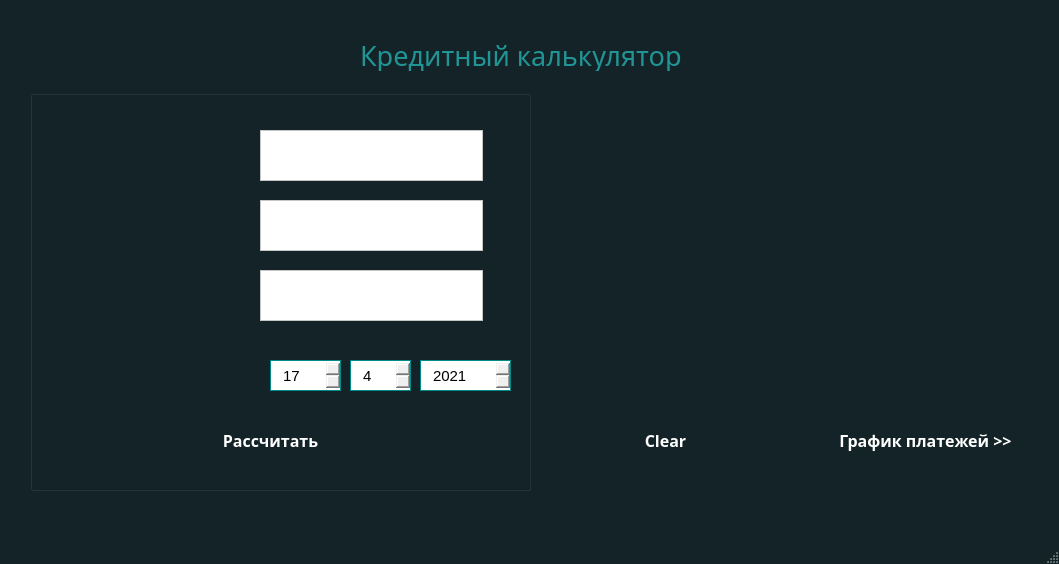
<?xml version="1.0" encoding="UTF-8"?>
<ui version="4.0">
 <class>MyProject</class>
 <widget class="QMainWindow" name="MyProject">
  <property name="enabled">
   <bool>true</bool>
  </property>
  <property name="geometry">
   <rect>
    <x>0</x>
    <y>0</y>
    <width>1059</width>
    <height>564</height>
   </rect>
  </property>
  <property name="cursor">
   <cursorShape>ArrowCursor</cursorShape>
  </property>
  <property name="windowTitle">
   <string>MyProject</string>
  </property>
  <property name="styleSheet">
   <string notr="true">QMainWindow{background-color: rgb(20, 35, 39);}

QWidget#centralwidget{background-image: url(:/resources/img/амва.PNG);}
QGroupBox{background-image: url(:/resources/img/амва.PNG);}

QPushButton {
color: rgb(255, 255, 255);
     /*border: 2px solid #008B8B;*/
     border-radius: 6px;
     background-color: qlineargradient(x1: 0, y1: 0, x2: 0, y2: 1,
                                       stop: 0 #99f0ee, stop: 1 #008B8B);
     min-width: 80px;
 }

 QPushButton:pressed {
     background-color: qlineargradient(x1: 0, y1: 0, x2: 0, y2: 1,
                                       stop: 0 #008B8B, stop: 1 #99f0ee);
 }

 QPushButton:flat {
     border: none; /* для плоской кнопки границы нет */
 }
 QPushButton:default {
     border-color: navy; /* делаем кнопку по умолчанию выпуклой */
 }


QLabel{color: rgb(20, 35, 39);}

QLineEdit{
border: 1px solid /*rgb(89, 145, 166);*/ rgb(197, 197, 197);
border-radius: 40px;
padding-left: 20px;
padding-right: 20px;
}
QLineEdit:hover{
border: 1px solid rgb(61, 105, 125);
border-radius: 40px;
padding-left: 20px;
padding-right: 20px;
}
QLineEdit:focus{
border: 2px solid rgb(106, 209, 208);
border-radius: 40px;
padding-left: 20px;
padding-right: 20px;
}

QSpinBox{
border: 1px solid #008B8B;
border-radius: 20px;
padding-left: 10px;
padding-right: 10px;
}
</string>
  </property>
  <widget class="QWidget" name="centralwidget">
   <widget class="QGroupBox" name="groupBox">
    <property name="geometry">
     <rect>
      <x>30</x>
      <y>90</y>
      <width>501</width>
      <height>401</height>
     </rect>
    </property>
    <property name="title">
     <string/>
    </property>
    <widget class="QPushButton" name="clickCalc">
     <property name="geometry">
      <rect>
       <x>170</x>
       <y>330</y>
       <width>141</width>
       <height>41</height>
      </rect>
     </property>
     <property name="font">
      <font>
       <family>GOST type B (plotter)</family>
       <pointsize>12</pointsize>
       <weight>75</weight>
       <bold>true</bold>
      </font>
     </property>
     <property name="cursor">
      <cursorShape>PointingHandCursor</cursorShape>
     </property>
     <property name="toolTip">
      <string>&lt;html&gt;&lt;head/&gt;&lt;body&gt;&lt;p&gt;Рассчитать ежемесячный платеж, общую сумму выплат и переплату по кредиту&lt;/p&gt;&lt;/body&gt;&lt;/html&gt;</string>
     </property>
     <property name="text">
      <string>Рассчитать</string>
     </property>
    </widget>
    <widget class="QLabel" name="label_1">
     <property name="enabled">
      <bool>true</bool>
     </property>
     <property name="geometry">
      <rect>
       <x>20</x>
       <y>40</y>
       <width>161</width>
       <height>51</height>
      </rect>
     </property>
     <property name="font">
      <font>
       <family>GOST type B (plotter)</family>
       <pointsize>12</pointsize>
       <weight>50</weight>
       <bold>false</bold>
      </font>
     </property>
     <property name="layoutDirection">
      <enum>Qt::LeftToRight</enum>
     </property>
     <property name="styleSheet">
      <string notr="true"/>
     </property>
     <property name="frameShape">
      <enum>QFrame::NoFrame</enum>
     </property>
     <property name="lineWidth">
      <number>1</number>
     </property>
     <property name="text">
      <string>Сумма кредита</string>
     </property>
     <property name="textFormat">
      <enum>Qt::MarkdownText</enum>
     </property>
     <property name="alignment">
      <set>Qt::AlignLeading|Qt::AlignLeft|Qt::AlignVCenter</set>
     </property>
    </widget>
    <widget class="QLineEdit" name="credit_sum">
     <property name="geometry">
      <rect>
       <x>230</x>
       <y>40</y>
       <width>223</width>
       <height>51</height>
      </rect>
     </property>
     <property name="font">
      <font>
       <family>MS Sans Serif</family>
       <pointsize>12</pointsize>
      </font>
     </property>
     <property name="text">
      <string/>
     </property>
     <property name="maxLength">
      <number>32767</number>
     </property>
     <property name="echoMode">
      <enum>QLineEdit::Normal</enum>
     </property>
     <property name="alignment">
      <set>Qt::AlignRight|Qt::AlignTrailing|Qt::AlignVCenter</set>
     </property>
     <property name="cursorMoveStyle">
      <enum>Qt::VisualMoveStyle</enum>
     </property>
    </widget>
    <widget class="QLabel" name="label_2">
     <property name="geometry">
      <rect>
       <x>20</x>
       <y>120</y>
       <width>180</width>
       <height>27</height>
      </rect>
     </property>
     <property name="font">
      <font>
       <family>GOST type B (plotter)</family>
       <pointsize>12</pointsize>
       <weight>50</weight>
       <bold>false</bold>
      </font>
     </property>
     <property name="styleSheet">
      <string notr="true"/>
     </property>
     <property name="frameShape">
      <enum>QFrame::NoFrame</enum>
     </property>
     <property name="lineWidth">
      <number>1</number>
     </property>
     <property name="text">
      <string>Сроки выплат</string>
     </property>
     <property name="textFormat">
      <enum>Qt::MarkdownText</enum>
     </property>
     <property name="alignment">
      <set>Qt::AlignBottom|Qt::AlignLeading|Qt::AlignLeft</set>
     </property>
    </widget>
    <widget class="QLineEdit" name="credit_terms">
     <property name="geometry">
      <rect>
       <x>230</x>
       <y>110</y>
       <width>223</width>
       <height>51</height>
      </rect>
     </property>
     <property name="font">
      <font>
       <family>MS Sans Serif</family>
       <pointsize>12</pointsize>
      </font>
     </property>
     <property name="text">
      <string/>
     </property>
     <property name="alignment">
      <set>Qt::AlignRight|Qt::AlignTrailing|Qt::AlignVCenter</set>
     </property>
    </widget>
    <widget class="QLineEdit" name="percent">
     <property name="geometry">
      <rect>
       <x>230</x>
       <y>180</y>
       <width>223</width>
       <height>51</height>
      </rect>
     </property>
     <property name="font">
      <font>
       <family>MS Sans Serif</family>
       <pointsize>12</pointsize>
      </font>
     </property>
     <property name="styleSheet">
      <string notr="true"/>
     </property>
     <property name="text">
      <string/>
     </property>
     <property name="alignment">
      <set>Qt::AlignRight|Qt::AlignTrailing|Qt::AlignVCenter</set>
     </property>
    </widget>
    <widget class="QLabel" name="label_3">
     <property name="geometry">
      <rect>
       <x>20</x>
       <y>170</y>
       <width>201</width>
       <height>58</height>
      </rect>
     </property>
     <property name="font">
      <font>
       <family>GOST type B (plotter)</family>
       <pointsize>12</pointsize>
       <weight>50</weight>
       <bold>false</bold>
      </font>
     </property>
     <property name="text">
      <string>Процентная ставка</string>
     </property>
    </widget>
    <widget class="QLabel" name="label_5">
     <property name="geometry">
      <rect>
       <x>460</x>
       <y>50</y>
       <width>41</width>
       <height>41</height>
      </rect>
     </property>
     <property name="font">
      <font>
       <family>MS Sans Serif</family>
       <pointsize>10</pointsize>
      </font>
     </property>
     <property name="text">
      <string>руб.</string>
     </property>
    </widget>
    <widget class="QLabel" name="label_6">
     <property name="geometry">
      <rect>
       <x>460</x>
       <y>120</y>
       <width>31</width>
       <height>41</height>
      </rect>
     </property>
     <property name="font">
      <font>
       <family>MS Sans Serif</family>
       <pointsize>10</pointsize>
      </font>
     </property>
     <property name="text">
      <string>мес.</string>
     </property>
    </widget>
    <widget class="QLabel" name="label_7">
     <property name="geometry">
      <rect>
       <x>460</x>
       <y>190</y>
       <width>21</width>
       <height>41</height>
      </rect>
     </property>
     <property name="font">
      <font>
       <family>MS Sans Serif</family>
       <pointsize>10</pointsize>
      </font>
     </property>
     <property name="text">
      <string>%</string>
     </property>
    </widget>
    <widget class="QLabel" name="label_4">
     <property name="geometry">
      <rect>
       <x>10</x>
       <y>270</y>
       <width>222</width>
       <height>27</height>
      </rect>
     </property>
     <property name="font">
      <font>
       <family>GOST type B (plotter)</family>
       <pointsize>12</pointsize>
       <weight>50</weight>
       <bold>false</bold>
      </font>
     </property>
     <property name="text">
      <string>Дата начала выплат:</string>
     </property>
    </widget>
    <widget class="QSpinBox" name="day">
     <property name="geometry">
      <rect>
       <x>240</x>
       <y>270</y>
       <width>71</width>
       <height>31</height>
      </rect>
     </property>
     <property name="font">
      <font>
       <family>MS Sans Serif</family>
       <pointsize>11</pointsize>
      </font>
     </property>
     <property name="cursor">
      <cursorShape>PointingHandCursor</cursorShape>
     </property>
     <property name="minimum">
      <number>1</number>
     </property>
     <property name="maximum">
      <number>31</number>
     </property>
     <property name="value">
      <number>17</number>
     </property>
    </widget>
    <widget class="QSpinBox" name="month">
     <property name="geometry">
      <rect>
       <x>320</x>
       <y>270</y>
       <width>61</width>
       <height>31</height>
      </rect>
     </property>
     <property name="font">
      <font>
       <family>MS Sans Serif</family>
       <pointsize>11</pointsize>
      </font>
     </property>
     <property name="cursor">
      <cursorShape>PointingHandCursor</cursorShape>
     </property>
     <property name="minimum">
      <number>1</number>
     </property>
     <property name="maximum">
      <number>12</number>
     </property>
     <property name="value">
      <number>4</number>
     </property>
    </widget>
    <widget class="QSpinBox" name="year">
     <property name="geometry">
      <rect>
       <x>390</x>
       <y>270</y>
       <width>91</width>
       <height>31</height>
      </rect>
     </property>
     <property name="font">
      <font>
       <family>MS Sans Serif</family>
       <pointsize>11</pointsize>
      </font>
     </property>
     <property name="cursor">
      <cursorShape>PointingHandCursor</cursorShape>
     </property>
     <property name="minimum">
      <number>2000</number>
     </property>
     <property name="maximum">
      <number>2100</number>
     </property>
     <property name="value">
      <number>2021</number>
     </property>
    </widget>
   </widget>
   <widget class="QLabel" name="image">
    <property name="geometry">
     <rect>
      <x>560</x>
      <y>150</y>
      <width>221</width>
      <height>211</height>
     </rect>
    </property>
    <property name="styleSheet">
     <string notr="true"/>
    </property>
    <property name="frameShape">
     <enum>QFrame::NoFrame</enum>
    </property>
    <property name="text">
     <string/>
    </property>
   </widget>
   <widget class="QLabel" name="header">
    <property name="geometry">
     <rect>
      <x>360</x>
      <y>40</y>
      <width>361</width>
      <height>31</height>
     </rect>
    </property>
    <property name="font">
     <font>
      <family>GOST type B</family>
      <pointsize>20</pointsize>
      <weight>50</weight>
      <bold>false</bold>
     </font>
    </property>
    <property name="toolTip">
     <string>&lt;html&gt;&lt;head/&gt;&lt;body&gt;&lt;p&gt;с аннуитетным платежом&lt;/p&gt;&lt;/body&gt;&lt;/html&gt;</string>
    </property>
    <property name="styleSheet">
     <string notr="true">/*color: rgb(0, 85, 127);*/

color: rgb(33, 149, 149);
</string>
    </property>
    <property name="text">
     <string>Кредитный калькулятор</string>
    </property>
   </widget>
   <widget class="QPushButton" name="slotClear">
    <property name="geometry">
     <rect>
      <x>600</x>
      <y>420</y>
      <width>131</width>
      <height>41</height>
     </rect>
    </property>
    <property name="font">
     <font>
      <family>GOST type B (plotter)</family>
      <pointsize>12</pointsize>
      <weight>75</weight>
      <bold>true</bold>
     </font>
    </property>
    <property name="cursor">
     <cursorShape>PointingHandCursor</cursorShape>
    </property>
    <property name="toolTip">
     <string>&lt;html&gt;&lt;head/&gt;&lt;body&gt;&lt;p&gt;Очистить все значения&lt;/p&gt;&lt;/body&gt;&lt;/html&gt;</string>
    </property>
    <property name="text">
     <string>Clear</string>
    </property>
   </widget>
   <widget class="QLabel" name="label_10">
    <property name="geometry">
     <rect>
      <x>550</x>
      <y>370</y>
      <width>231</width>
      <height>41</height>
     </rect>
    </property>
    <property name="font">
     <font>
      <family>SimSun-ExtB</family>
      <pointsize>14</pointsize>
      <weight>50</weight>
      <italic>false</italic>
      <bold>false</bold>
     </font>
    </property>
    <property name="styleSheet">
     <string notr="true">color: rgb(20, 35, 39);</string>
    </property>
    <property name="frameShape">
     <enum>QFrame::NoFrame</enum>
    </property>
    <property name="text">
     <string>Введите значения!</string>
    </property>
    <property name="alignment">
     <set>Qt::AlignCenter</set>
    </property>
   </widget>
   <widget class="QPushButton" name="click_table">
    <property name="geometry">
     <rect>
      <x>800</x>
      <y>420</y>
      <width>251</width>
      <height>41</height>
     </rect>
    </property>
    <property name="font">
     <font>
      <family>GOST type B (plotter)</family>
      <pointsize>12</pointsize>
      <weight>75</weight>
      <bold>true</bold>
     </font>
    </property>
    <property name="cursor">
     <cursorShape>PointingHandCursor</cursorShape>
    </property>
    <property name="toolTip">
     <string>&lt;html&gt;&lt;head/&gt;&lt;body&gt;&lt;p&gt;Показать таблицу с графиком платежей по кредиту&lt;/p&gt;&lt;/body&gt;&lt;/html&gt;</string>
    </property>
    <property name="text">
     <string>График платежей &gt;&gt;</string>
    </property>
   </widget>
   <widget class="QWidget" name="gridLayoutWidget_3">
    <property name="geometry">
     <rect>
      <x>820</x>
      <y>140</y>
      <width>201</width>
      <height>221</height>
     </rect>
    </property>
    <layout class="QGridLayout" name="gridLayout_3">
     <item row="3" column="0">
      <widget class="QLabel" name="label_11">
       <property name="font">
        <font>
         <family>MS Sans Serif</family>
         <pointsize>12</pointsize>
        </font>
       </property>
       <property name="styleSheet">
        <string notr="true">color: rgb(0, 85, 127);</string>
       </property>
       <property name="frameShape">
        <enum>QFrame::NoFrame</enum>
       </property>
       <property name="text">
        <string/>
       </property>
       <property name="alignment">
        <set>Qt::AlignCenter</set>
       </property>
      </widget>
     </item>
     <item row="1" column="0">
      <widget class="QLabel" name="payment">
       <property name="font">
        <font>
         <family>MS Sans Serif</family>
         <pointsize>12</pointsize>
        </font>
       </property>
       <property name="styleSheet">
        <string notr="true">color: rgb(0, 85, 127);</string>
       </property>
       <property name="frameShape">
        <enum>QFrame::NoFrame</enum>
       </property>
       <property name="text">
        <string/>
       </property>
       <property name="alignment">
        <set>Qt::AlignCenter</set>
       </property>
      </widget>
     </item>
     <item row="2" column="0">
      <widget class="QLabel" name="label_9">
       <property name="font">
        <font>
         <family>GOST type B (plotter)</family>
         <pointsize>11</pointsize>
         <weight>75</weight>
         <bold>true</bold>
        </font>
       </property>
       <property name="styleSheet">
        <string notr="true">color: rgb(20, 35, 39);</string>
       </property>
       <property name="text">
        <string>Общая сумма выплат</string>
       </property>
       <property name="alignment">
        <set>Qt::AlignCenter</set>
       </property>
      </widget>
     </item>
     <item row="4" column="0">
      <widget class="QLabel" name="label_12">
       <property name="font">
        <font>
         <family>GOST type B (plotter)</family>
         <pointsize>11</pointsize>
         <weight>75</weight>
         <bold>true</bold>
        </font>
       </property>
       <property name="styleSheet">
        <string notr="true">color: rgb(20, 35, 39);</string>
       </property>
       <property name="text">
        <string>Переплата</string>
       </property>
       <property name="alignment">
        <set>Qt::AlignCenter</set>
       </property>
      </widget>
     </item>
     <item row="0" column="0">
      <widget class="QLabel" name="label_8">
       <property name="font">
        <font>
         <family>GOST type B (plotter)</family>
         <pointsize>11</pointsize>
         <weight>75</weight>
         <bold>true</bold>
        </font>
       </property>
       <property name="text">
        <string>Ежемесячный платеж</string>
       </property>
       <property name="alignment">
        <set>Qt::AlignCenter</set>
       </property>
      </widget>
     </item>
     <item row="5" column="0">
      <widget class="QLabel" name="pereplata">
       <property name="font">
        <font>
         <family>MS Sans Serif</family>
         <pointsize>12</pointsize>
        </font>
       </property>
       <property name="styleSheet">
        <string notr="true">color: rgb(0, 85, 127);</string>
       </property>
       <property name="frameShape">
        <enum>QFrame::NoFrame</enum>
       </property>
       <property name="frameShadow">
        <enum>QFrame::Plain</enum>
       </property>
       <property name="text">
        <string/>
       </property>
       <property name="alignment">
        <set>Qt::AlignCenter</set>
       </property>
      </widget>
     </item>
    </layout>
   </widget>
  </widget>
  <widget class="QStatusBar" name="statusbar"/>
 </widget>
 <resources/>
 <connections/>
</ui>
